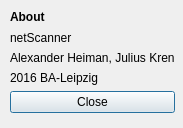
<?xml version="1.0" encoding="UTF-8"?>
<ui version="4.0">
 <class>About</class>
 <widget class="QDialog" name="About">
  <property name="geometry">
   <rect>
    <x>0</x>
    <y>0</y>
    <width>183</width>
    <height>128</height>
   </rect>
  </property>
  <property name="windowTitle">
   <string>Dialog</string>
  </property>
  <widget class="QWidget" name="gridLayoutWidget">
   <property name="geometry">
    <rect>
     <x>10</x>
     <y>10</y>
     <width>165</width>
     <height>103</height>
    </rect>
   </property>
   <layout class="QGridLayout" name="gridLayout">
    <item row="1" column="0">
     <layout class="QVBoxLayout" name="verticalLayout">
      <item>
       <widget class="QLabel" name="label">
        <property name="font">
         <font>
          <weight>75</weight>
          <bold>true</bold>
         </font>
        </property>
        <property name="text">
         <string>About</string>
        </property>
       </widget>
      </item>
      <item>
       <widget class="QLabel" name="label_3">
        <property name="text">
         <string>netScanner</string>
        </property>
       </widget>
      </item>
      <item>
       <widget class="QLabel" name="label_2">
        <property name="text">
         <string>Alexander Heiman, Julius Krenkel </string>
        </property>
       </widget>
      </item>
      <item>
       <widget class="QLabel" name="label_4">
        <property name="text">
         <string>2016 BA-Leipzig</string>
        </property>
       </widget>
      </item>
      <item>
       <widget class="QPushButton" name="pushButton">
        <property name="text">
         <string>Close</string>
        </property>
       </widget>
      </item>
     </layout>
    </item>
   </layout>
  </widget>
 </widget>
 <resources/>
 <connections>
  <connection>
   <sender>pushButton</sender>
   <signal>clicked()</signal>
   <receiver>About</receiver>
   <slot>reject()</slot>
   <hints>
    <hint type="sourcelabel">
     <x>141</x>
     <y>171</y>
    </hint>
    <hint type="destinationlabel">
     <x>239</x>
     <y>168</y>
    </hint>
   </hints>
  </connection>
 </connections>
</ui>
